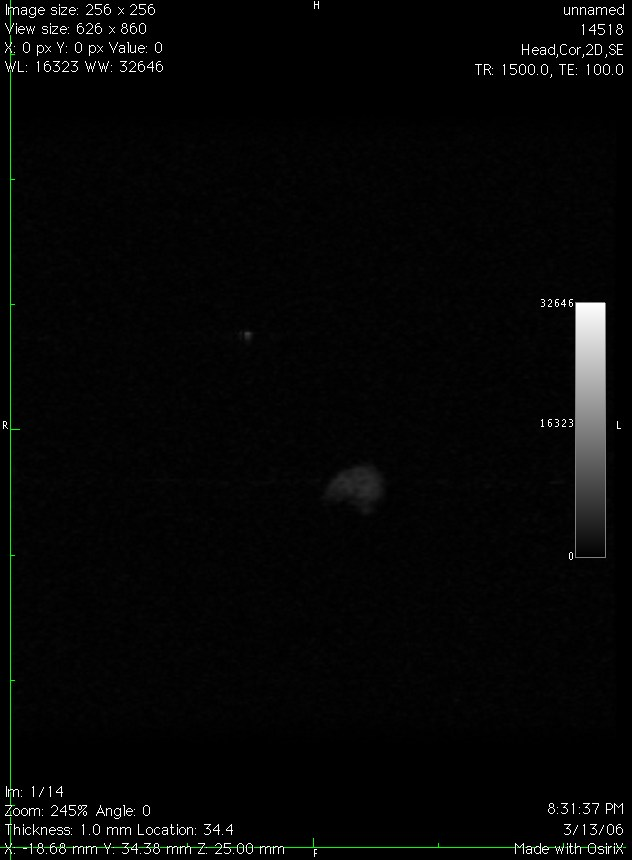
%> input picture data_set_1/a.jpg, 632 x 860 px
$ octave --eval "result = closeBorder(imread('data_set_1/a.jpg'));"   (GNU Octave 9; MATLAB toolbox functions it lacks are replaced by stand-ins)
%> lines starting %> are read from the running program, lines starting %| are printed output that depends on the picture
function [BW,maskedImage] = closeBorder(X)
%segmentImage Segment image using auto-generated code from imageSegmenter app
%  [BW,MASKEDIMAGE] = segmentImage(X) segments image X using auto-generated
%  code from the imageSegmenter app. The final segmentation is returned in
%  BW, and a masked image is returned in MASKEDIMAGE.

% Auto-generated by imageSegmenter app on 23-Jun-2022
%----------------------------------------------------


% Threshold image - global threshold
BW = imbinarize(X);
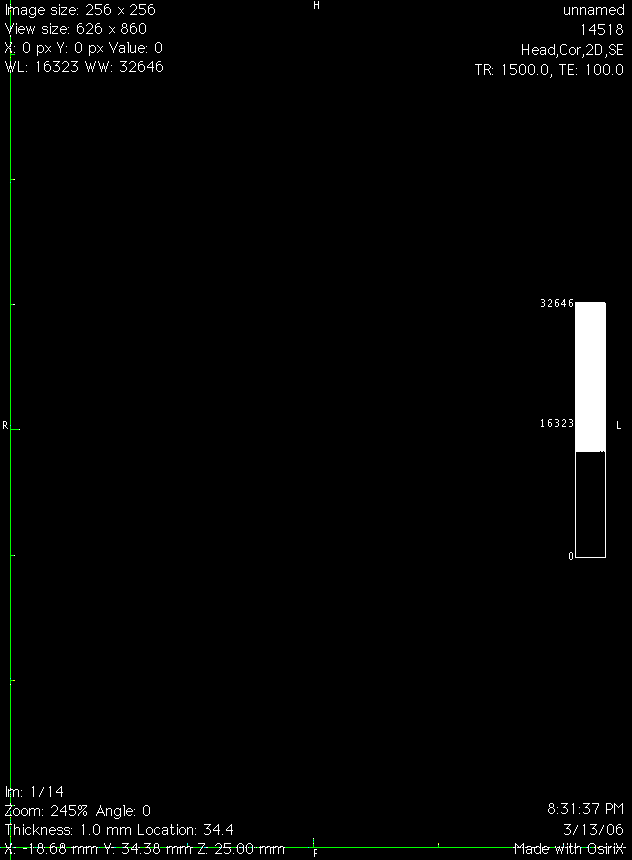
%> BW: size 860x632x3 logical; mean R, G, B 0.0171, 0.0192, 0.0171

% Close mask with disk
radius = 3;
decomposition = 0;
se = strel('disk', radius, decomposition);
BW = imclose(BW, se);
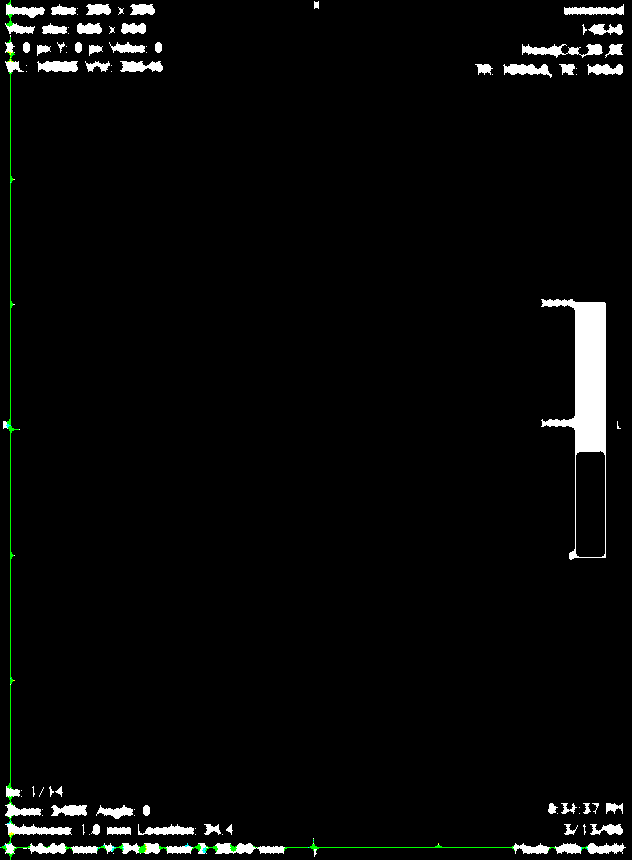
%> BW: size 860x632x3 logical; mean R, G, B 0.0308, 0.0337, 0.0308

% Create masked image.
maskedImage = X;
%> maskedImage is the input picture: size 860x632x3 uint8; mean R, G, B 6.1, 6.5, 6.1
maskedImage(~BW) = 0;
end

$ run again, on data_set_1/b.jpg
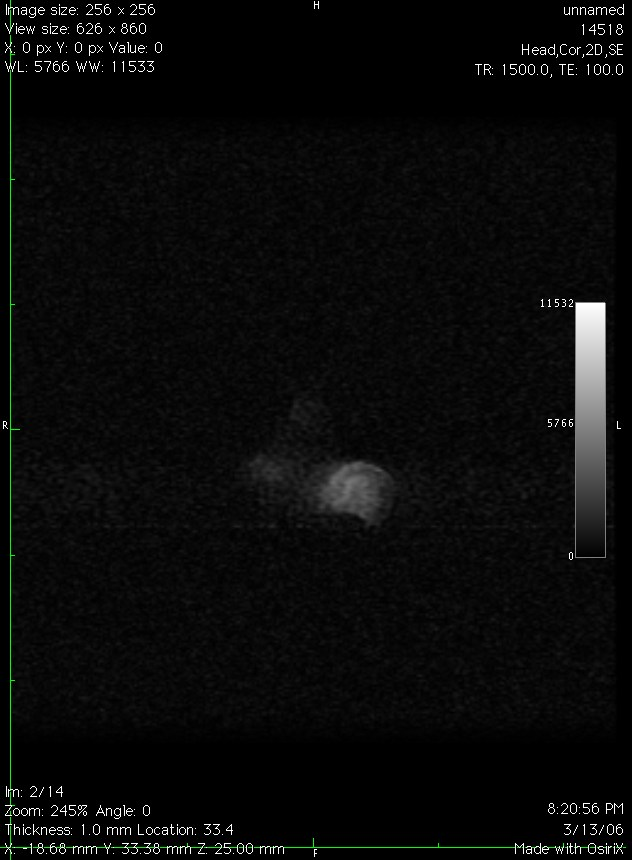
%> input picture data_set_1/b.jpg, 632 x 860 px
%> in closeBorder, `BW = imbinarize(X);`:
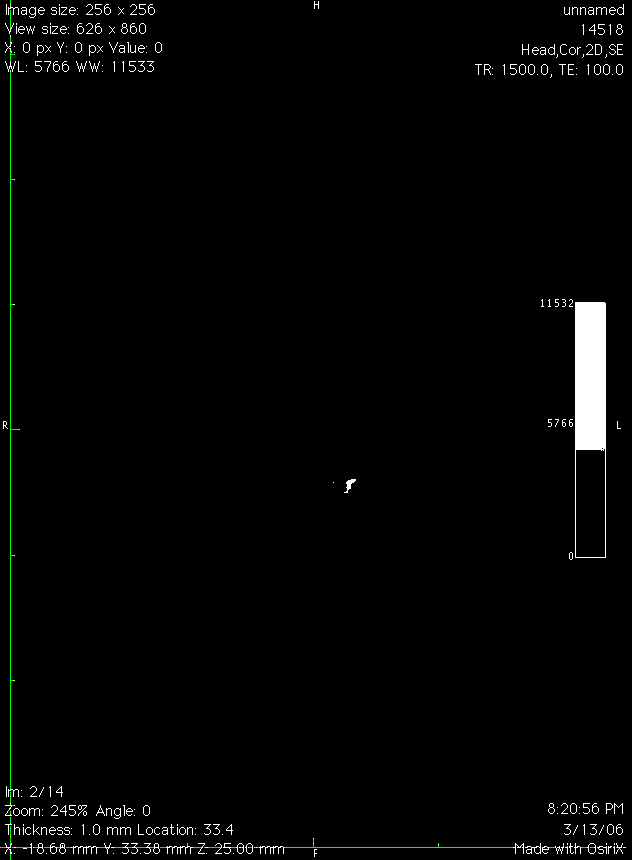
%> BW: size 860x632x3 logical; mean R, G, B 0.017, 0.0192, 0.017
%> in closeBorder, `BW = imclose(BW, se);`:
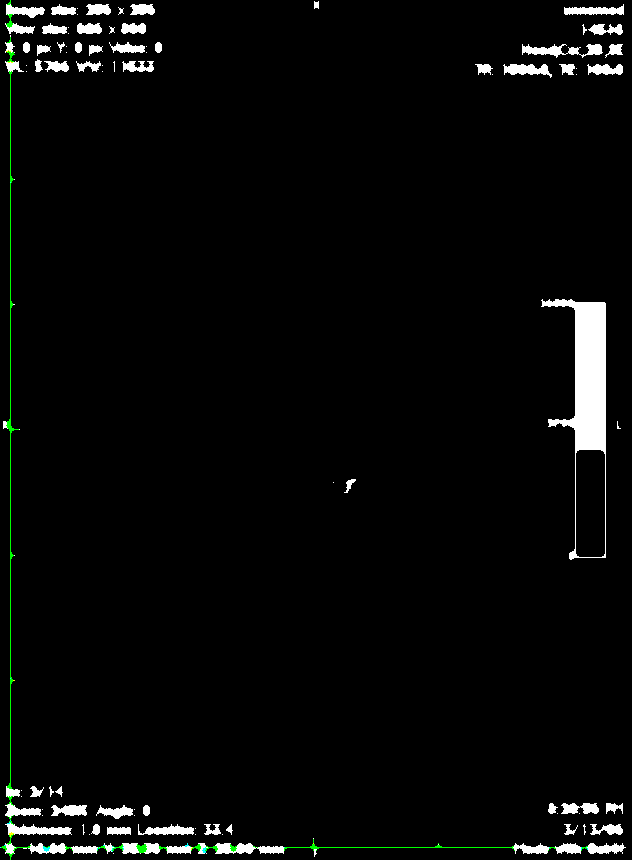
%> BW: size 860x632x3 logical; mean R, G, B 0.0306, 0.0337, 0.0307
%> in closeBorder, maskedImage is the input picture: size 860x632x3 uint8; mean R, G, B 10.2, 10.6, 10.2

$ run again, on data_set_1/c.jpg
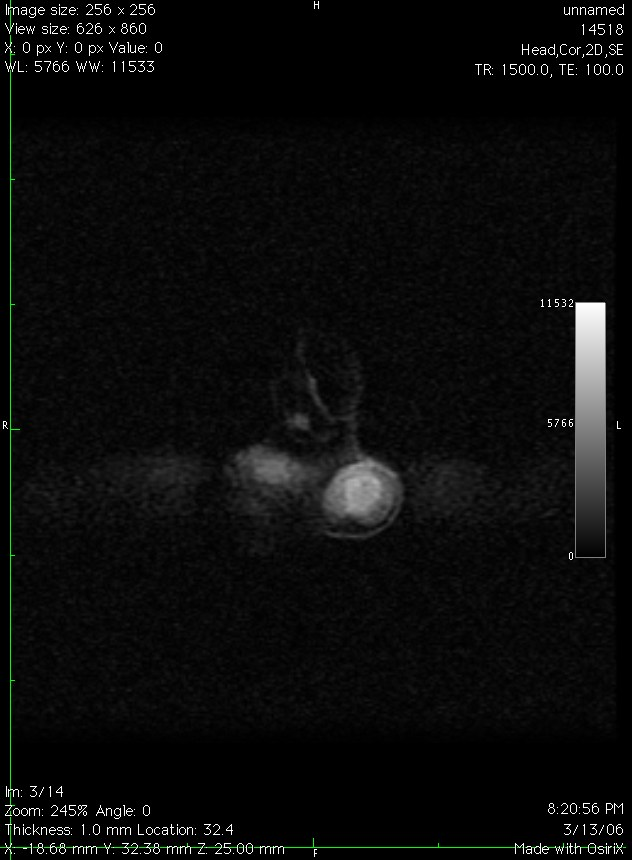
%> input picture data_set_1/c.jpg, 632 x 860 px
%> in closeBorder, `BW = imclose(BW, se);`:
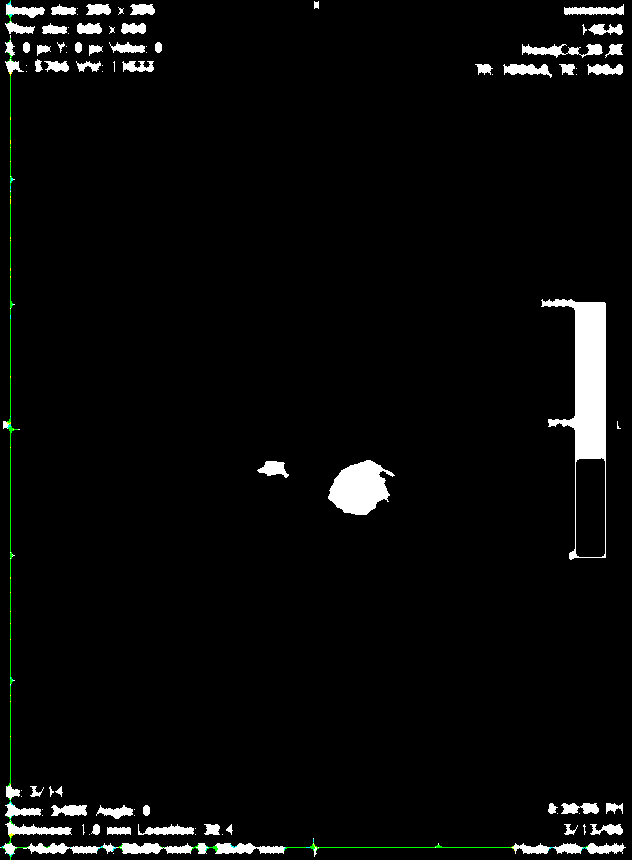
%> BW: size 860x632x3 logical; mean R, G, B 0.0367, 0.039, 0.0368
%> in closeBorder, maskedImage is the input picture: size 860x632x3 uint8; mean R, G, B 11.4, 11.8, 11.4
%> in closeBorder, `maskedImage(~BW) = 0;`:
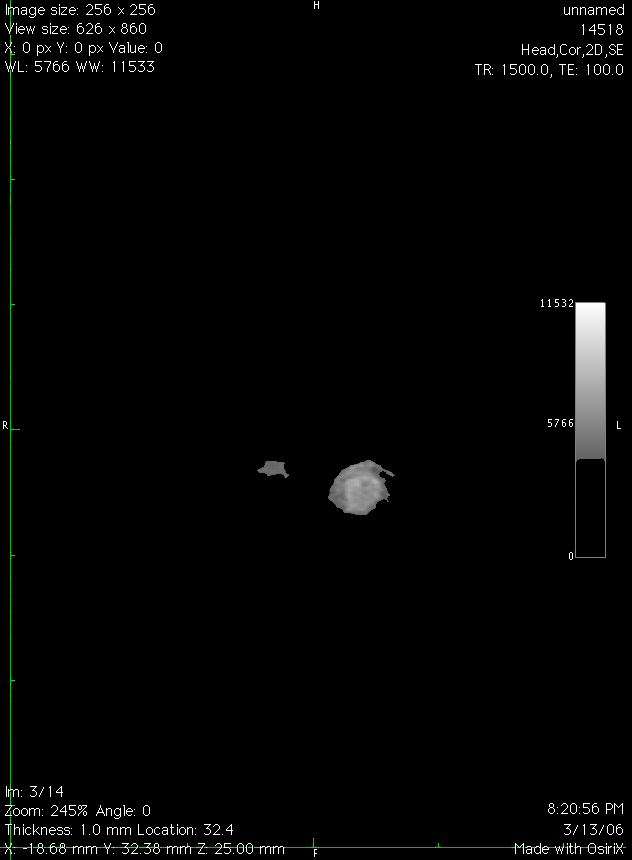
%> maskedImage: size 860x632x3 uint8; mean R, G, B 4.3, 4.7, 4.3

$ run again, on data_set_1/d.jpg
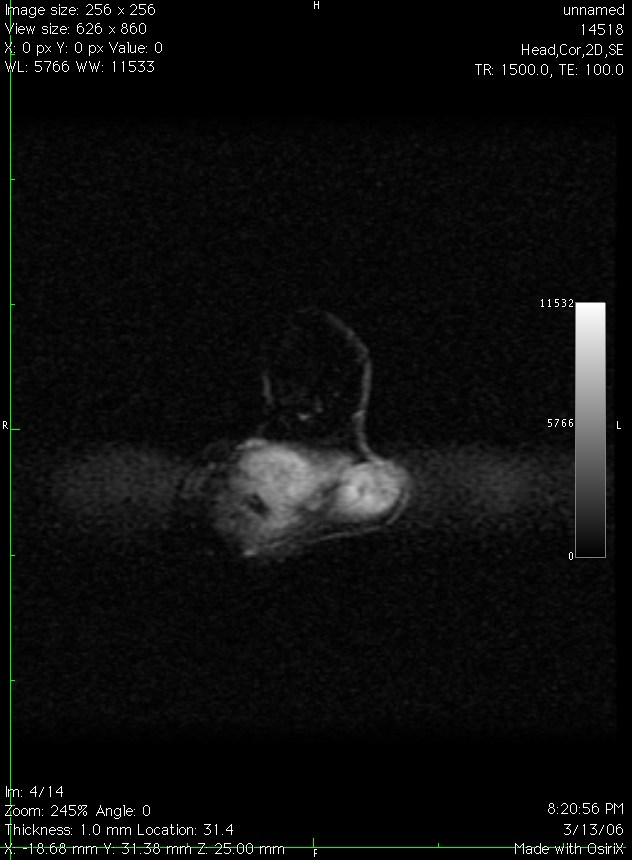
%> input picture data_set_1/d.jpg, 632 x 860 px
%> in closeBorder, `BW = imclose(BW, se);`:
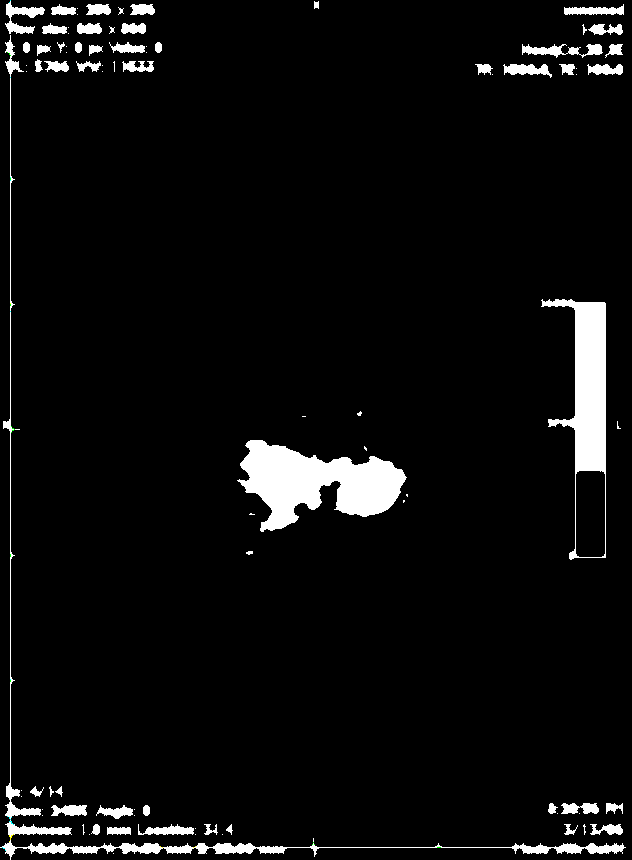
%> BW: size 860x632x3 logical; mean R, G, B 0.05, 0.0501, 0.0501
%> in closeBorder, maskedImage is the input picture: size 860x632x3 uint8; mean R, G, B 13.3, 13.7, 13.3
%> in closeBorder, `maskedImage(~BW) = 0;`:
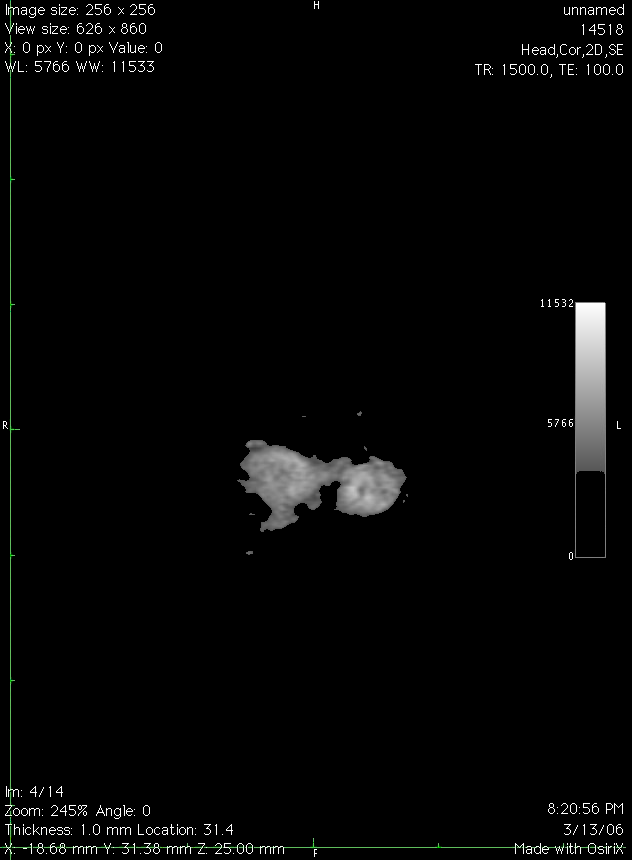
%> maskedImage: size 860x632x3 uint8; mean R, G, B 5.8, 6.1, 5.8
